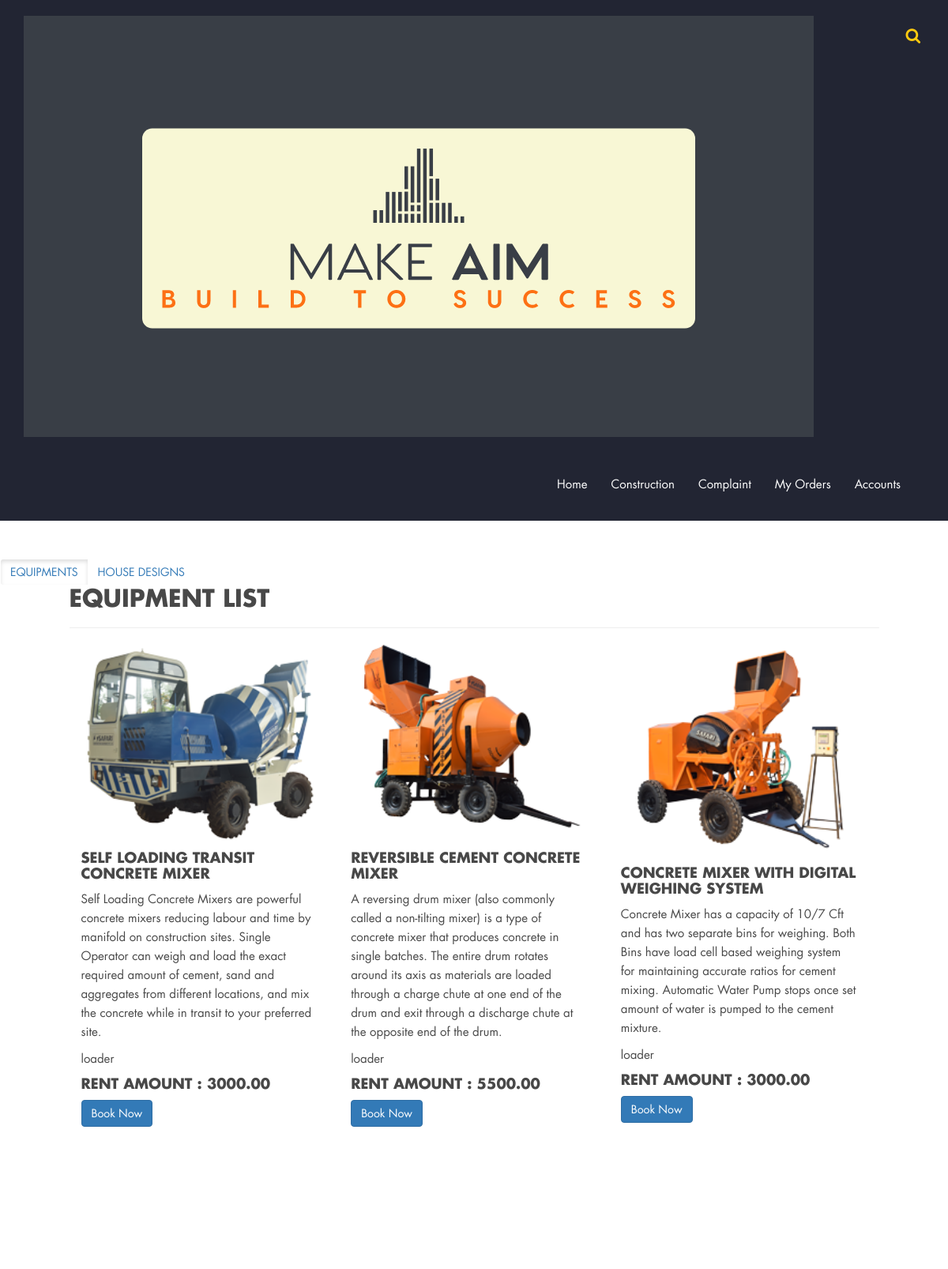
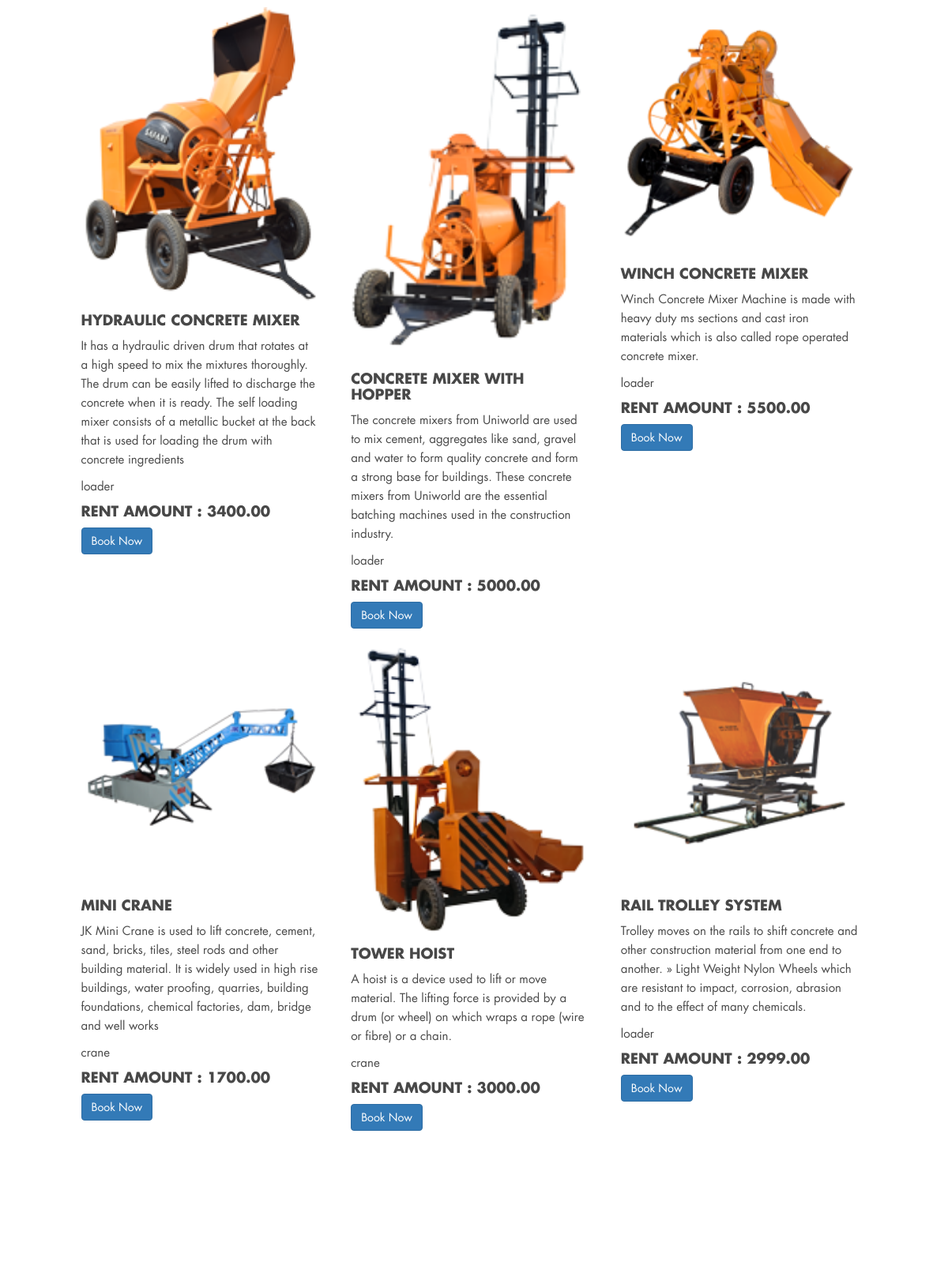
The page / (upper part) on the database its author committed (2 pictures, top to bottom).
### admin/models.py (models this page shows, shortened)
class Equipment(models.Model):
    name = models.CharField(max_length=100)
    description = models.TextField(blank=True)
    type_choices = [
        ('excavator', 'Excavator'),
        ('bulldozer', 'Bulldozer'),
        ('crane', 'Crane'),
        ('loader', 'Loader')
    ]
    equipment_type = models.CharField(choices=type_choices, max_length=20)
    status_choices = [
        ('available', 'Available'),
        ('scheduled', 'Scheduled'),
        ('in_use', 'In Use'),
        ('in_repair', 'In Repair')
    ]
    rent_amount = models.DecimalField(max_digits=8, decimal_places=2)
    image = models.ImageField(
        upload_to='Equipment',
        max_length=300,
        default=''
    )
    status = models.CharField(choices=status_choices, max_length=20, default='available')

### customer/views.py (the view)
# urls.py: path('', index, name='admin_index'),
def index(request):
    equipments = Equipment.objects.filter(status='available')
    return render(request, 'customer/index.html', {'equipments': equipments})

### customer/templates/customer/index.html
{% extends 'customer/shared/base.html' %}
{% load static %}
{% load crispy_forms_tags %}
{% block main %}
<br>
<br>
<div class="btn-group c">
    <a href="{% url 'custome_index' %}" class="btn btn-outline-primary active">EQUIPMENTS</a>
    <a href="{% url 'custome_housedesigns' %}" class="btn btn-outline-primary">HOUSE DESIGNS</a>
</div>
<div class="row">
    <div class="col-sm-1"></div>
    <div class="col-sm-10 col-xl-4">
        <div class="row">
            <h2>Equipment List</h2>
            <hr>
            {% for equipment in equipments %}
            <div class="col-sm-4 ml-2 my-5">
                <div class="card" style="width: 300px; height:800px ;">
                    <img class="card-img-top" src="/media/{{equipment.image}}" alt="" style="width: 100%;">
                    <div class="card-body">
                        <h4 class="card-title">{{ equipment.name }}</h4>
                        <p class="card-text">{{ equipment.description }}</p>
                        <p class="card-text">{{ equipment.equipment_type }}</p>
                        <h4>Rent Amount : {{ equipment.rent_amount }}</h4>
                        <a href="{% url 'custome_booknow' id=equipment.id %}" class="btn btn-primary">Book Now</a>
                    </div>
                </div>
            </div>
            {% endfor %}
        </div>
    </div>
    <div class="col-sm-1"></div>
</div>
<br>
<br>
<br>
<br>
{% endblock main %}

### static/css/bootsnav.css (style rules this page uses)
body { -webkit-transition: all 0.3s ease-in-out; -moz-transition: all 0.3s ease-in-out; -o-transition: all 0.3s ease-in-out; -ms-transition: all 0.3s ease-in-out; transition: all 0.3s ease-in-out; }

### static/css/custom.css (style rules this page uses)
body { font-size: 15px; line-height: 24px; font-family: 'futura_ltbook', sans-serif; color: #484848; }
h1, h2, h3, h4, h5, h6 { font-weight: bold; text-transform: uppercase; color: #484848; font-family: 'futura_ltbold', sans-serif; }
h2 { font-size: 30px; margin: 0 0 20px; }
img { width: 100%; }
a,button { outline: 0 !important; }

### rows shown on the page
Equipment: image (picture), name "SELF LOADING TRANSIT CONCRETE MIXER", description "Self Loading Concrete Mixers are powerful concrete mixers reducing labour and time by manifold on construction sites. Single Operator can weigh and load the exact required amount of cement, sand and aggregates from different locations, and mix the concrete while in transit to your preferred site.", equipment_type "loader", rent_amount "3000.00"
Equipment: image (picture), name "REVERSIBLE CEMENT CONCRETE MIXER", description "A reversing drum mixer (also commonly called a non-tilting mixer) is a type of concrete mixer that produces concrete in single batches. The entire drum rotates around its axis as materials are loaded through a charge chute at one end of the drum and exit through a discharge chute at the opposite end of the drum.", equipment_type "loader", rent_amount "5500.00"
Equipment: image (picture), name "CONCRETE MIXER WITH DIGITAL WEIGHING SYSTEM", description "Concrete Mixer has a capacity of 10/7 Cft and has two separate bins for weighing. Both Bins have load cell based weighing system for maintaining accurate ratios for cement mixing. Automatic Water Pump stops once set amount of water is pumped to the cement mixture.", equipment_type "loader", rent_amount "3000.00"
Equipment: image (picture), name "HYDRAULIC CONCRETE MIXER", description "It has a hydraulic driven drum that rotates at a high speed to mix the mixtures thoroughly. The drum can be easily lifted to discharge the concrete when it is ready. The self loading mixer consists of a metallic bucket at the back that is used for loading the drum with concrete ingredients", equipment_type "loader", rent_amount "3400.00"
Equipment: image (picture), name "CONCRETE MIXER WITH HOPPER", description "The concrete mixers from Uniworld are used to mix cement, aggregates like sand, gravel and water to form quality concrete and form a strong base for buildings. These concrete mixers from Uniworld are the essential batching machines used in the construction industry.", equipment_type "loader", rent_amount "5000.00"
Equipment: image (picture), name "WINCH CONCRETE MIXER", description "Winch Concrete Mixer Machine is made with heavy duty ms sections and cast iron materials which is also called rope operated concrete mixer.", equipment_type "loader", rent_amount "5500.00"
Equipment: image (picture), name "MINI CRANE", description "JK Mini Crane is used to lift concrete, cement, sand, bricks, tiles, steel rods and other building material. It is widely used in high rise buildings, water proofing, quarries, building foundations, chemical factories, dam, bridge and well works", equipment_type "crane", rent_amount "1700.00"
Equipment: image (picture), name "TOWER HOIST", description "A hoist is a device used to lift or move material. The lifting force is provided by a drum (or wheel) on which wraps a rope (wire or fibre) or a chain.", equipment_type "crane", rent_amount "3000.00"
Equipment: image (picture), name "RAIL TROLLEY SYSTEM", description "Trolley moves on the rails to shift concrete and other construction material from one end to another. » Light Weight Nylon Wheels which are resistant to impact, corrosion, abrasion and to the effect of many chemicals.", equipment_type "loader", rent_amount "2999.00"
